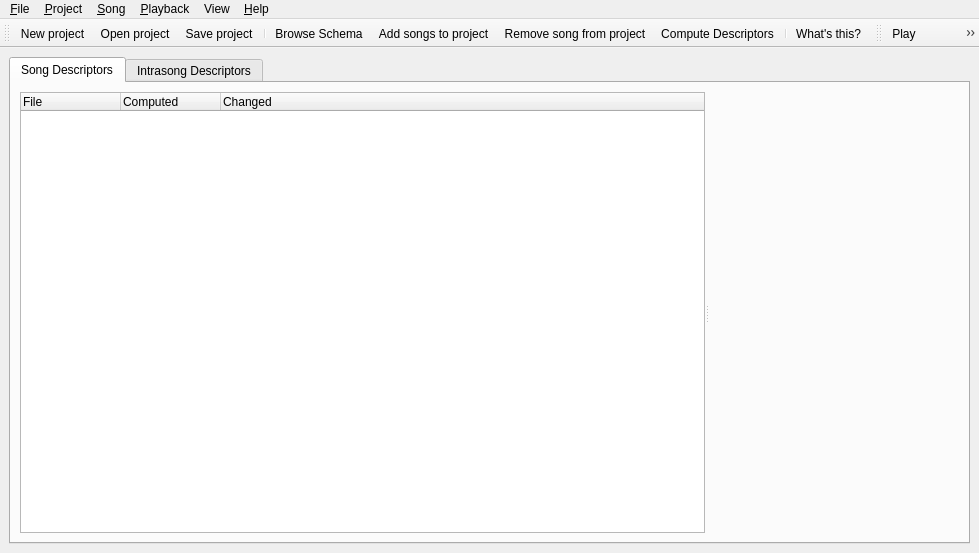
<ui version="4.0" >
 <author></author>
 <comment></comment>
 <exportmacro></exportmacro>
 <class>AnnotatorBase</class>
 <widget class="QMainWindow" name="AnnotatorBase" >
  <property name="geometry" >
   <rect>
    <x>0</x>
    <y>0</y>
    <width>979</width>
    <height>553</height>
   </rect>
  </property>
  <property name="sizePolicy" >
   <sizepolicy>
    <hsizetype>3</hsizetype>
    <vsizetype>3</vsizetype>
    <horstretch>0</horstretch>
    <verstretch>0</verstretch>
   </sizepolicy>
  </property>
  <property name="maximumSize" >
   <size>
    <width>32767</width>
    <height>32767</height>
   </size>
  </property>
  <property name="windowTitle" >
   <string>Music Annotator</string>
  </property>
  <property name="windowIcon" >
   <iconset resource="images.qrc" >:/logos/images/annotator-icon1.png</iconset>
  </property>
  <widget class="QWidget" name="widget" >
   <layout class="QVBoxLayout" >
    <property name="margin" >
     <number>9</number>
    </property>
    <property name="spacing" >
     <number>6</number>
    </property>
    <item>
     <widget class="QTabWidget" name="mMainTabWidget" >
      <widget class="QWidget" name="tab" >
       <attribute name="title" >
        <string>Song Descriptors</string>
       </attribute>
       <layout class="QVBoxLayout" >
        <property name="margin" >
         <number>9</number>
        </property>
        <property name="spacing" >
         <number>6</number>
        </property>
        <item>
         <widget class="QSplitter" name="splitter14" >
          <property name="orientation" >
           <enum>Qt::Horizontal</enum>
          </property>
          <widget class="QTreeWidget" name="mProjectOverview" >
           <property name="sizePolicy" >
            <sizepolicy>
             <hsizetype>3</hsizetype>
             <vsizetype>1</vsizetype>
             <horstretch>5</horstretch>
             <verstretch>0</verstretch>
            </sizepolicy>
           </property>
           <property name="whatsThis" >
            <string>&lt;p>The &lt;b>project song list&lt;/b> is a list with the working songs for the project. Add songs to work with them just by selecting &lt;tt>Project/Add Song to Project&lt;/tt>.&lt;/p>
&lt;p>
&lt;em>Computed&lt;/em> column tells whether the song has a computed description.&lt;/p>
&lt;p>
&lt;em>Changed&lt;/em> column tells whether the song description has save pending changes.&lt;/p></string>
           </property>
           <property name="selectionMode" >
            <enum>QAbstractItemView::SingleSelection</enum>
           </property>
           <property name="rootIsDecorated" >
            <bool>false</bool>
           </property>
           <column>
            <property name="text" >
             <string>File</string>
            </property>
           </column>
           <column>
            <property name="text" >
             <string>Computed</string>
            </property>
           </column>
           <column>
            <property name="text" >
             <string>Changed</string>
            </property>
           </column>
          </widget>
          <widget class="Q3Table" name="mDescriptorsTable" >
           <property name="sizePolicy" >
            <sizepolicy>
             <hsizetype>4</hsizetype>
             <vsizetype>1</vsizetype>
             <horstretch>1</horstretch>
             <verstretch>0</verstretch>
            </sizepolicy>
           </property>
           <property name="minimumSize" >
            <size>
             <width>250</width>
             <height>0</height>
            </size>
           </property>
           <property name="focusPolicy" >
            <enum>Qt::WheelFocus</enum>
           </property>
           <property name="whatsThis" >
            <string>&lt;p>The &lt;b>song level descriptors table&lt;/b>
contains descriptors values for song level descriptors. Song level descriptors are those that has a single occurrence for each song. As constrast, 'note level descriptors' would have an occurrence for each note.&lt;/p>
&lt;p>You can edit the values by clicking to the suited cell.&lt;/p></string>
           </property>
           <property name="numRows" >
            <number>0</number>
           </property>
           <property name="numCols" >
            <number>2</number>
           </property>
           <property name="selectionMode" >
            <enum>Q3Table::NoSelection</enum>
           </property>
          </widget>
         </widget>
        </item>
       </layout>
      </widget>
      <widget class="QWidget" name="tab" >
       <attribute name="title" >
        <string>Intrasong Descriptors</string>
       </attribute>
       <layout class="QVBoxLayout" >
        <property name="margin" >
         <number>9</number>
        </property>
        <property name="spacing" >
         <number>6</number>
        </property>
        <item>
         <widget class="QSplitter" name="splitter" >
          <property name="orientation" >
           <enum>Qt::Vertical</enum>
          </property>
          <widget class="QSplitter" name="splitter_2" >
           <property name="orientation" >
            <enum>Qt::Horizontal</enum>
           </property>
           <widget class="QFrame" name="mFrameLevelContainer" >
            <property name="sizePolicy" >
             <sizepolicy>
              <hsizetype>3</hsizetype>
              <vsizetype>3</vsizetype>
              <horstretch>0</horstretch>
              <verstretch>0</verstretch>
             </sizepolicy>
            </property>
            <property name="minimumSize" >
             <size>
              <width>700</width>
              <height>200</height>
             </size>
            </property>
            <property name="focusPolicy" >
             <enum>Qt::WheelFocus</enum>
            </property>
            <property name="whatsThis" >
             <string>&lt;p>The &lt;b>frame level descriptors editor&lt;/b>
allows editing floating point descriptors that has an occurrence for each frame.&lt;/p>
&lt;ul>
&lt;li>Dragging Points: Moving them.&lt;/li>
&lt;li>Cursor: Moves the selected point&lt;/li>
&lt;li>TODO: Put the keybindings&lt;/li>
&lt;/ul></string>
            </property>
            <property name="frameShape" >
             <enum>QFrame::StyledPanel</enum>
            </property>
            <property name="frameShadow" >
             <enum>QFrame::Raised</enum>
            </property>
           </widget>
           <widget class="QListWidget" name="mFrameLevelAttributeList" >
            <property name="minimumSize" >
             <size>
              <width>200</width>
              <height>0</height>
             </size>
            </property>
            <property name="alternatingRowColors" >
             <bool>true</bool>
            </property>
            <property name="resizeMode" >
             <enum>QListView::Adjust</enum>
            </property>
           </widget>
          </widget>
          <widget class="QSplitter" name="splitter" >
           <property name="midLineWidth" >
            <number>4</number>
           </property>
           <widget class="QFrame" name="mAudioPlotContainer" >
            <property name="sizePolicy" >
             <sizepolicy>
              <hsizetype>3</hsizetype>
              <vsizetype>3</vsizetype>
              <horstretch>0</horstretch>
              <verstretch>0</verstretch>
             </sizepolicy>
            </property>
            <property name="minimumSize" >
             <size>
              <width>700</width>
              <height>200</height>
             </size>
            </property>
            <property name="focusPolicy" >
             <enum>Qt::WheelFocus</enum>
            </property>
            <property name="whatsThis" >
             <string>&lt;p>The &lt;b>segmentation editor&lt;/b> allows you to change song level segmentations.&lt;/p>
&lt;ul>
&lt;li>Click Body: Change current segment&lt;/li>
&lt;li>Dragging Limit: Moves it&lt;/li>
&lt;li>Insert + Click: Inserts an onset&lt;/li>
&lt;li>Delete: Deletes the current onset&lt;/li>
&lt;/ul></string>
            </property>
            <property name="frameShape" >
             <enum>QFrame::StyledPanel</enum>
            </property>
            <property name="frameShadow" >
             <enum>QFrame::Raised</enum>
            </property>
           </widget>
           <widget class="QWidget" name="widget" >
            <layout class="QVBoxLayout" >
             <property name="margin" >
              <number>0</number>
             </property>
             <property name="spacing" >
              <number>6</number>
             </property>
             <item>
              <widget class="Q3Table" name="mSegmentDescriptorsTable" >
               <property name="minimumSize" >
                <size>
                 <width>200</width>
                 <height>0</height>
                </size>
               </property>
               <property name="focusPolicy" >
                <enum>Qt::WheelFocus</enum>
               </property>
               <property name="whatsThis" >
                <string>&lt;p>The &lt;b>segmentation level descriptors table&lt;/b>
allows you to edit values for descriptors 
that are attached to child scope of the 
currently selected segmentation.
&lt;/p>
&lt;p>You can edit the values by clicking 
to the proper cell.&lt;/p></string>
               </property>
               <property name="numRows" >
                <number>0</number>
               </property>
               <property name="numCols" >
                <number>2</number>
               </property>
               <property name="selectionMode" >
                <enum>Q3Table::SingleRow</enum>
               </property>
               <property name="focusStyle" >
                <enum>Q3Table::FollowStyle</enum>
               </property>
              </widget>
             </item>
             <item>
              <widget class="QComboBox" name="mSegmentationSelection" >
               <property name="whatsThis" >
                <string>This combo box allows you to change the segmentation that is currently displayed on the segmentation view.</string>
               </property>
              </widget>
             </item>
            </layout>
           </widget>
          </widget>
         </widget>
        </item>
       </layout>
      </widget>
     </widget>
    </item>
   </layout>
  </widget>
  <widget class="QToolBar" name="mIntraSongToolbar" >
   <property name="orientation" >
    <enum>Qt::Horizontal</enum>
   </property>
   <attribute name="toolBarArea" >
    <number>4</number>
   </attribute>
   <addaction name="fileNew_projectAction" />
   <addaction name="fileOpen_projectAction" />
   <addaction name="fileSave_projectAction" />
   <addaction name="separator" />
   <addaction name="projectLoadSchemaAction" />
   <addaction name="fileAdd_to_projectAction" />
   <addaction name="editDelete_from_projectAction" />
   <addaction name="songComputeDescriptorsAction" />
   <addaction name="separator" />
   <addaction name="helpWhats_thisAction" />
  </widget>
  <widget class="QToolBar" name="TransportToolbar" >
   <property name="orientation" >
    <enum>Qt::Horizontal</enum>
   </property>
   <attribute name="toolBarArea" >
    <number>4</number>
   </attribute>
   <addaction name="mPlayAction" />
   <addaction name="mPauseAction" />
   <addaction name="mStopAction" />
  </widget>
  <widget class="QMenuBar" name="MenuBar" >
   <property name="geometry" >
    <rect>
     <x>0</x>
     <y>0</y>
     <width>979</width>
     <height>31</height>
    </rect>
   </property>
   <widget class="QMenu" name="help" >
    <property name="title" >
     <string>&amp;Help</string>
    </property>
    <addaction name="helpAboutAction" />
    <addaction name="separator" />
    <addaction name="helpWhats_thisAction" />
   </widget>
   <widget class="QMenu" name="mFileMenu" >
    <property name="title" >
     <string>&amp;File</string>
    </property>
    <addaction name="fileNew_projectAction" />
    <addaction name="fileOpen_projectAction" />
    <addaction name="fileSave_projectAction" />
    <addaction name="fileSave_project_asAction" />
    <addaction name="separator" />
    <addaction name="fileExitAction" />
   </widget>
   <widget class="QMenu" name="Project" >
    <property name="title" >
     <string>&amp;Project</string>
    </property>
    <addaction name="projectLoadSchemaAction" />
    <addaction name="fileAdd_to_projectAction" />
    <addaction name="editDelete_from_projectAction" />
   </widget>
   <widget class="QMenu" name="menuView" >
    <property name="title" >
     <string>View</string>
    </property>
   </widget>
   <widget class="QMenu" name="Playback" >
    <property name="title" >
     <string>&amp;Playback</string>
    </property>
    <addaction name="mPlayAction" />
    <addaction name="mPauseAction" />
    <addaction name="mStopAction" />
    <addaction name="separator" />
    <addaction name="playbackAuralizeSegmentOnsetsAction" />
    <addaction name="playbackAuralizeFrameLevelDescriptorsAction" />
    <addaction name="playbackLinkCurrentSegmentToPlaybackAction" />
   </widget>
   <widget class="QMenu" name="Song" >
    <property name="title" >
     <string>&amp;Song</string>
    </property>
    <addaction name="songSaveDescriptorsAction" />
    <addaction name="songComputeDescriptorsAction" />
   </widget>
   <addaction name="mFileMenu" />
   <addaction name="Project" />
   <addaction name="Song" />
   <addaction name="Playback" />
   <addaction name="menuView" />
   <addaction name="help" />
  </widget>
  <action name="fileExitAction" >
   <property name="icon" >
    <iconset resource="images.qrc" >:/icons/images/exit.png</iconset>
   </property>
   <property name="text" >
    <string>E&amp;xit</string>
   </property>
   <property name="iconText" >
    <string>Exit</string>
   </property>
   <property name="shortcut" >
    <string>Ctrl+Q</string>
   </property>
  </action>
  <action name="helpAboutAction" >
   <property name="text" >
    <string>&amp;About</string>
   </property>
   <property name="iconText" >
    <string>About</string>
   </property>
  </action>
  <action name="fileNew_projectAction" >
   <property name="icon" >
    <iconset resource="images.qrc" >:/icons/images/filenew.png</iconset>
   </property>
   <property name="text" >
    <string>&amp;New project</string>
   </property>
   <property name="iconText" >
    <string>New project</string>
   </property>
   <property name="toolTip" >
    <string>New project</string>
   </property>
   <property name="shortcut" >
    <string>Ctrl+N</string>
   </property>
  </action>
  <action name="fileSave_projectAction" >
   <property name="icon" >
    <iconset resource="images.qrc" >:/icons/images/filesave.png</iconset>
   </property>
   <property name="text" >
    <string>&amp;Save project</string>
   </property>
   <property name="iconText" >
    <string>Save project</string>
   </property>
   <property name="toolTip" >
    <string>Save project</string>
   </property>
   <property name="shortcut" >
    <string>Ctrl+S</string>
   </property>
  </action>
  <action name="fileSave_project_asAction" >
   <property name="icon" >
    <iconset resource="images.qrc" >:/icons/images/filesaveas.png</iconset>
   </property>
   <property name="text" >
    <string>S&amp;ave project as</string>
   </property>
   <property name="iconText" >
    <string>Save project as</string>
   </property>
   <property name="toolTip" >
    <string>Save project as</string>
   </property>
   <property name="shortcut" >
    <string>Ctrl+Shift+S</string>
   </property>
  </action>
  <action name="fileOpen_projectAction" >
   <property name="icon" >
    <iconset resource="images.qrc" >:/icons/images/fileopen.png</iconset>
   </property>
   <property name="text" >
    <string>&amp;Open project</string>
   </property>
   <property name="iconText" >
    <string>Open project</string>
   </property>
   <property name="toolTip" >
    <string>Open project</string>
   </property>
   <property name="statusTip" >
    <string>Open project</string>
   </property>
   <property name="shortcut" >
    <string>Ctrl+O</string>
   </property>
  </action>
  <action name="fileAdd_to_projectAction" >
   <property name="icon" >
    <iconset resource="images.qrc" >:/icons/images/vcs_add.png</iconset>
   </property>
   <property name="text" >
    <string>&amp;Add songs to project</string>
   </property>
   <property name="iconText" >
    <string>Add songs to project</string>
   </property>
   <property name="shortcut" >
    <string>Ctrl+A</string>
   </property>
  </action>
  <action name="editDelete_from_projectAction" >
   <property name="enabled" >
    <bool>true</bool>
   </property>
   <property name="icon" >
    <iconset resource="images.qrc" >:/icons/images/vcs_remove.png</iconset>
   </property>
   <property name="text" >
    <string>Remove song from project</string>
   </property>
   <property name="iconText" >
    <string>Remove song from project</string>
   </property>
   <property name="statusTip" >
    <string>Remove song from project</string>
   </property>
   <property name="shortcut" >
    <string/>
   </property>
  </action>
  <action name="projectSaveDescriptorsAction" >
   <property name="text" >
    <string>Descriptors</string>
   </property>
   <property name="iconText" >
    <string>Descriptors</string>
   </property>
  </action>
  <action name="projectLoadSchemaAction" >
   <property name="icon" >
    <iconset resource="images.qrc" >:/icons/images/view_tree.png</iconset>
   </property>
   <property name="text" >
    <string>Browse &amp;Schema</string>
   </property>
   <property name="iconText" >
    <string>Browse Schema</string>
   </property>
  </action>
  <action name="projectLoadDescriptorsAction" >
   <property name="text" >
    <string>Descriptors</string>
   </property>
   <property name="iconText" >
    <string>Descriptors</string>
   </property>
  </action>
  <action name="songSaveDescriptorsAction" >
   <property name="enabled" >
    <bool>false</bool>
   </property>
   <property name="text" >
    <string>&amp;Save Descriptors</string>
   </property>
   <property name="iconText" >
    <string>Save Descriptors</string>
   </property>
  </action>
  <action name="playbackAuralizeSegmentOnsetsAction" >
   <property name="checkable" >
    <bool>true</bool>
   </property>
   <property name="text" >
    <string>Auralize Segments &amp;Onsets</string>
   </property>
   <property name="iconText" >
    <string>Auralize Segments Onsets</string>
   </property>
  </action>
  <action name="playbackAuralizeFrameLevelDescriptorsAction" >
   <property name="checkable" >
    <bool>true</bool>
   </property>
   <property name="text" >
    <string>Auralize &amp;Frame Level Descriptors</string>
   </property>
   <property name="iconText" >
    <string>Auralize Frame Level Descriptors</string>
   </property>
  </action>
  <action name="songComputeDescriptorsAction" >
   <property name="icon" >
    <iconset resource="images.qrc" >:/icons/images/gear.png</iconset>
   </property>
   <property name="text" >
    <string>&amp;Compute Descriptors</string>
   </property>
   <property name="iconText" >
    <string>Compute Descriptors</string>
   </property>
  </action>
  <action name="helpWhats_thisAction" >
   <property name="icon" >
    <iconset resource="images.qrc" >:/icons/images/contexthelp.png</iconset>
   </property>
   <property name="text" >
    <string>&amp;What's this?</string>
   </property>
   <property name="iconText" >
    <string>What's this?</string>
   </property>
   <property name="shortcut" >
    <string>Shift+F1</string>
   </property>
  </action>
  <action name="mPlayAction" >
   <property name="icon" >
    <iconset resource="images.qrc" >:/icons/images/player_play.png</iconset>
   </property>
   <property name="text" >
    <string>Play</string>
   </property>
   <property name="iconText" >
    <string>Play</string>
   </property>
   <property name="shortcut" >
    <string>Ctrl+P</string>
   </property>
  </action>
  <action name="mPauseAction" >
   <property name="icon" >
    <iconset resource="images.qrc" >:/icons/images/player_pause.png</iconset>
   </property>
   <property name="text" >
    <string>Pause</string>
   </property>
   <property name="iconText" >
    <string>Pause</string>
   </property>
   <property name="shortcut" >
    <string>Ctrl+W</string>
   </property>
  </action>
  <action name="mStopAction" >
   <property name="icon" >
    <iconset resource="images.qrc" >:/icons/images/player_stop.png</iconset>
   </property>
   <property name="text" >
    <string>Stop</string>
   </property>
   <property name="iconText" >
    <string>Stop</string>
   </property>
   <property name="shortcut" >
    <string>Ctrl+D</string>
   </property>
  </action>
  <action name="playbackLinkCurrentSegmentToPlaybackAction" >
   <property name="checkable" >
    <bool>true</bool>
   </property>
   <property name="text" >
    <string>&amp;Link current segment to playback</string>
   </property>
   <property name="iconText" >
    <string>Link current segment to playback</string>
   </property>
  </action>
 </widget>
 <layoutdefault spacing="6" margin="11" />
 <pixmapfunction></pixmapfunction>
 <customwidgets>
  <customwidget>
   <class>Q3Table</class>
   <extends></extends>
   <header>q3table.h</header>
   <container>0</container>
   <pixmap></pixmap>
  </customwidget>
 </customwidgets>
 <tabstops>
  <tabstop>mMainTabWidget</tabstop>
  <tabstop>mProjectOverview</tabstop>
  <tabstop>mDescriptorsTable</tabstop>
  <tabstop>mFrameLevelContainer</tabstop>
  <tabstop>mFrameLevelAttributeList</tabstop>
  <tabstop>mAudioPlotContainer</tabstop>
  <tabstop>mSegmentDescriptorsTable</tabstop>
  <tabstop>mSegmentationSelection</tabstop>
 </tabstops>
 <resources>
  <include location="images.qrc" />
 </resources>
 <connections/>
</ui>
